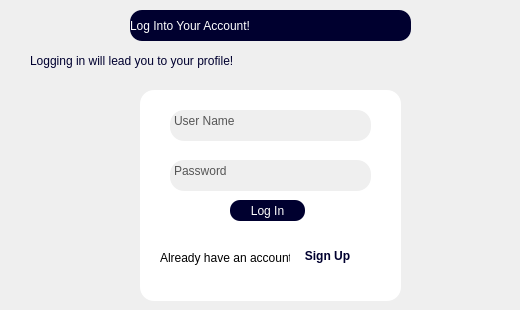
    <widget class="QWidget" name="page_login">
     <widget class="QFrame" name="frame_2">
      <property name="geometry">
       <rect>
        <x>140</x>
        <y>90</y>
        <width>261</width>
        <height>211</height>
       </rect>
      </property>
      <property name="styleSheet">
       <string notr="true">background-color:rgb(255, 255, 255);
border-radius:14px;</string>
      </property>
      <property name="frameShape">
       <enum>QFrame::Shape::StyledPanel</enum>
      </property>
      <property name="frameShadow">
       <enum>QFrame::Shadow::Raised</enum>
      </property>
      <widget class="QPlainTextEdit" name="plainTextEdit_3">
       <property name="geometry">
        <rect>
         <x>30</x>
         <y>20</y>
         <width>201</width>
         <height>31</height>
        </rect>
       </property>
       <property name="styleSheet">
        <string notr="true">color:rgb(86, 86, 86);
font:  12pt &quot;Calibri&quot;;
background-color: rgb(239, 239, 239);</string>
       </property>
       <property name="plainText">
        <string>User Name</string>
       </property>
      </widget>
      <widget class="QPlainTextEdit" name="plainTextEdit_4">
       <property name="geometry">
        <rect>
         <x>30</x>
         <y>70</y>
         <width>201</width>
         <height>31</height>
        </rect>
       </property>
       <property name="styleSheet">
        <string notr="true">color:rgb(86, 86, 86);
font:  12pt &quot;Calibri&quot;;
background-color: rgb(239, 239, 239);</string>
       </property>
       <property name="plainText">
        <string>Password                      </string>
       </property>
      </widget>
      <widget class="QPushButton" name="pushButton_54">
       <property name="geometry">
        <rect>
         <x>90</x>
         <y>110</y>
         <width>75</width>
         <height>21</height>
        </rect>
       </property>
       <property name="styleSheet">
        <string notr="true">color: rgb(255, 255, 255);
font: 400 bold 10pt ;
border: rgb(0, 0, 47);
background-color:rgb(0, 0, 47);
border-radius:10px;
</string>
       </property>
       <property name="text">
        <string>Log In</string>
       </property>
      </widget>
      <widget class="QLabel" name="label_13">
       <property name="geometry">
        <rect>
         <x>20</x>
         <y>160</y>
         <width>141</width>
         <height>16</height>
        </rect>
       </property>
       <property name="text">
        <string>Already have an account?</string>
       </property>
      </widget>
      <widget class="QPushButton" name="pushButton_55">
       <property name="geometry">
        <rect>
         <x>150</x>
         <y>140</y>
         <width>75</width>
         <height>51</height>
        </rect>
       </property>
       <property name="styleSheet">
        <string notr="true">color:rgb(0, 0, 47);
border:0px;
font:bold 12px;
padding: 0px;
</string>
       </property>
       <property name="text">
        <string>Sign Up</string>
       </property>
      </widget>
     </widget>
     <widget class="QLabel" name="label_45">
      <property name="geometry">
       <rect>
        <x>130</x>
        <y>10</y>
        <width>281</width>
        <height>31</height>
       </rect>
      </property>
      <property name="styleSheet">
       <string notr="true">color:white;
font: 700 italic 20pt &quot;Calibri&quot;;
qproperty-alignment:AlignCenter;
background-color: rgb(0, 0, 47);
border-radius:12px;</string>
      </property>
      <property name="text">
       <string>Log Into Your Account!</string>
      </property>
     </widget>
     <widget class="QLabel" name="label_46">
      <property name="geometry">
       <rect>
        <x>30</x>
        <y>50</y>
        <width>481</width>
        <height>21</height>
       </rect>
      </property>
      <property name="styleSheet">
       <string notr="true">color:rgb(0, 0, 47);
font: 400 italic 15pt &quot;Calibri&quot;;
qproperty-alignment:AlignCenter;</string>
      </property>
      <property name="text">
       <string>Logging in will lead you to your profile!</string>
      </property>
     </widget>
    </widget>
